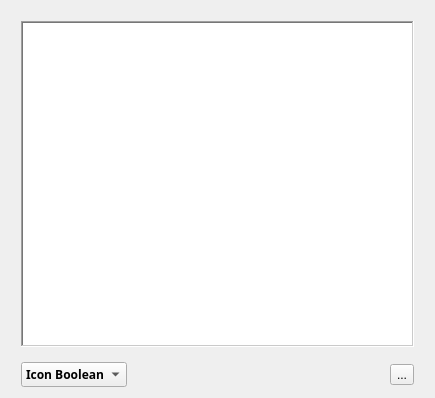
<?xml version="1.0" encoding="UTF-8"?>
<ui version="4.0">
 <class>StableStates</class>
 <widget class="QDialog" name="StableStates">
  <property name="geometry">
   <rect>
    <x>0</x>
    <y>0</y>
    <width>435</width>
    <height>398</height>
   </rect>
  </property>
  <property name="windowTitle">
   <string>Stable States</string>
  </property>
  <layout class="QVBoxLayout" name="verticalLayout_2">
   <item>
    <layout class="QVBoxLayout" name="verticalLayout">
     <property name="spacing">
      <number>15</number>
     </property>
     <property name="leftMargin">
      <number>10</number>
     </property>
     <property name="topMargin">
      <number>10</number>
     </property>
     <property name="rightMargin">
      <number>10</number>
     </property>
     <item>
      <widget class="QTableView" name="StableStatesPanel">
       <property name="font">
        <font>
         <family>Segoe UI</family>
         <pointsize>11</pointsize>
         <weight>50</weight>
         <bold>false</bold>
        </font>
       </property>
       <property name="styleSheet">
        <string notr="true">QHeaderView::section {
                                    background-color: #E5E5E5;
                                    border-right: 2px solid grey;
                                    border-bottom: 2px solid grey;
                                    padding: 5px;
                                    }


                                    QTableView::item {
                                    border-right: 2px solid grey;
                                    border-bottom: 2px solid grey;
                                    }
                                </string>
       </property>
       <property name="frameShape">
        <enum>QFrame::WinPanel</enum>
       </property>
       <property name="frameShadow">
        <enum>QFrame::Sunken</enum>
       </property>
       <property name="lineWidth">
        <number>1</number>
       </property>
      </widget>
     </item>
     <item>
      <layout class="QHBoxLayout" name="horizontalLayout">
       <item>
        <widget class="QComboBox" name="Style">
         <property name="minimumSize">
          <size>
           <width>100</width>
           <height>0</height>
          </size>
         </property>
         <property name="font">
          <font>
           <family>Segoe UI Semibold</family>
           <pointsize>9</pointsize>
           <weight>75</weight>
           <bold>true</bold>
          </font>
         </property>
         <property name="toolTip">
          <string>Style of the stable states view</string>
         </property>
         <item>
          <property name="text">
           <string>Icon Boolean</string>
          </property>
         </item>
         <item>
          <property name="text">
           <string>Icon 0-1</string>
          </property>
         </item>
         <item>
          <property name="text">
           <string>Icon</string>
          </property>
         </item>
         <item>
          <property name="text">
           <string>Boolean</string>
          </property>
         </item>
         <item>
          <property name="text">
           <string>0-1</string>
          </property>
         </item>
        </widget>
       </item>
       <item>
        <spacer name="horizontalSpacer">
         <property name="orientation">
          <enum>Qt::Horizontal</enum>
         </property>
         <property name="sizeHint" stdset="0">
          <size>
           <width>40</width>
           <height>20</height>
          </size>
         </property>
        </spacer>
       </item>
       <item>
        <widget class="QToolButton" name="CloseButton">
         <property name="toolTip">
          <string>Close Window</string>
         </property>
         <property name="text">
          <string>...</string>
         </property>
         <property name="icon">
          <iconset resource="booneries.qrc">
           <normaloff>:/icon/resources/close.svg</normaloff>:/icon/resources/close.svg</iconset>
         </property>
         <property name="iconSize">
          <size>
           <width>50</width>
           <height>50</height>
          </size>
         </property>
        </widget>
       </item>
      </layout>
     </item>
    </layout>
   </item>
  </layout>
 </widget>
 <resources>
  <include location="booneries.qrc"/>
 </resources>
 <connections/>
</ui>
